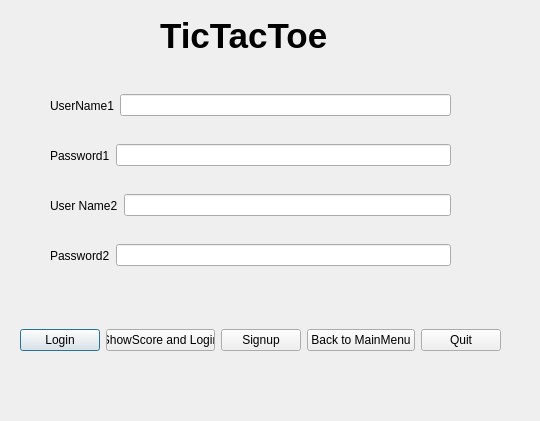
<?xml version="1.0" encoding="UTF-8"?>
<ui version="4.0">
 <class>screenlogin</class>
 <widget class="QDialog" name="screenlogin">
  <property name="geometry">
   <rect>
    <x>0</x>
    <y>0</y>
    <width>540</width>
    <height>421</height>
   </rect>
  </property>
  <property name="windowTitle">
   <string>Dialog</string>
  </property>
  <widget class="QLabel" name="label">
   <property name="geometry">
    <rect>
     <x>160</x>
     <y>10</y>
     <width>201</width>
     <height>51</height>
    </rect>
   </property>
   <property name="font">
    <font>
     <pointsize>26</pointsize>
     <bold>true</bold>
    </font>
   </property>
   <property name="text">
    <string>TicTacToe</string>
   </property>
  </widget>
  <widget class="QWidget" name="horizontalLayoutWidget">
   <property name="geometry">
    <rect>
     <x>50</x>
     <y>90</y>
     <width>401</width>
     <height>31</height>
    </rect>
   </property>
   <layout class="QHBoxLayout" name="horizontalLayout">
    <item>
     <widget class="QLabel" name="UserName1">
      <property name="text">
       <string>UserName1</string>
      </property>
     </widget>
    </item>
    <item>
     <widget class="QLineEdit" name="LineEditUserName1"/>
    </item>
   </layout>
  </widget>
  <widget class="QWidget" name="horizontalLayoutWidget_2">
   <property name="geometry">
    <rect>
     <x>50</x>
     <y>140</y>
     <width>401</width>
     <height>31</height>
    </rect>
   </property>
   <layout class="QHBoxLayout" name="horizontalLayout_2">
    <item>
     <widget class="QLabel" name="Password1">
      <property name="text">
       <string>Password1</string>
      </property>
     </widget>
    </item>
    <item>
     <widget class="QLineEdit" name="LineEditPassword1"/>
    </item>
   </layout>
  </widget>
  <widget class="QWidget" name="horizontalLayoutWidget_3">
   <property name="geometry">
    <rect>
     <x>20</x>
     <y>320</y>
     <width>481</width>
     <height>41</height>
    </rect>
   </property>
   <layout class="QHBoxLayout" name="horizontalLayout_3">
    <item>
     <widget class="QPushButton" name="loginpushButton">
      <property name="text">
       <string>Login</string>
      </property>
     </widget>
    </item>
    <item>
     <widget class="QPushButton" name="showscreenbuttonlogin">
      <property name="text">
       <string>ShowScore and Login</string>
      </property>
     </widget>
    </item>
    <item>
     <widget class="QPushButton" name="signuppushButton">
      <property name="text">
       <string>Signup</string>
      </property>
     </widget>
    </item>
    <item>
     <widget class="QPushButton" name="screenloginMainwindowbutton">
      <property name="text">
       <string>Back to MainMenu</string>
      </property>
     </widget>
    </item>
    <item>
     <widget class="QPushButton" name="quitpushButton">
      <property name="text">
       <string>Quit</string>
      </property>
     </widget>
    </item>
   </layout>
  </widget>
  <widget class="QWidget" name="horizontalLayoutWidget_4">
   <property name="geometry">
    <rect>
     <x>50</x>
     <y>190</y>
     <width>401</width>
     <height>31</height>
    </rect>
   </property>
   <layout class="QHBoxLayout" name="horizontalLayout_4">
    <item>
     <widget class="QLabel" name="UserName2">
      <property name="text">
       <string>User Name2</string>
      </property>
     </widget>
    </item>
    <item>
     <widget class="QLineEdit" name="LineEditUserName2"/>
    </item>
   </layout>
  </widget>
  <widget class="QWidget" name="horizontalLayoutWidget_5">
   <property name="geometry">
    <rect>
     <x>50</x>
     <y>240</y>
     <width>401</width>
     <height>31</height>
    </rect>
   </property>
   <layout class="QHBoxLayout" name="horizontalLayout_5">
    <item>
     <widget class="QLabel" name="Password2">
      <property name="text">
       <string>Password2</string>
      </property>
     </widget>
    </item>
    <item>
     <widget class="QLineEdit" name="LineEditPassword2"/>
    </item>
   </layout>
  </widget>
 </widget>
 <resources/>
 <connections/>
</ui>
